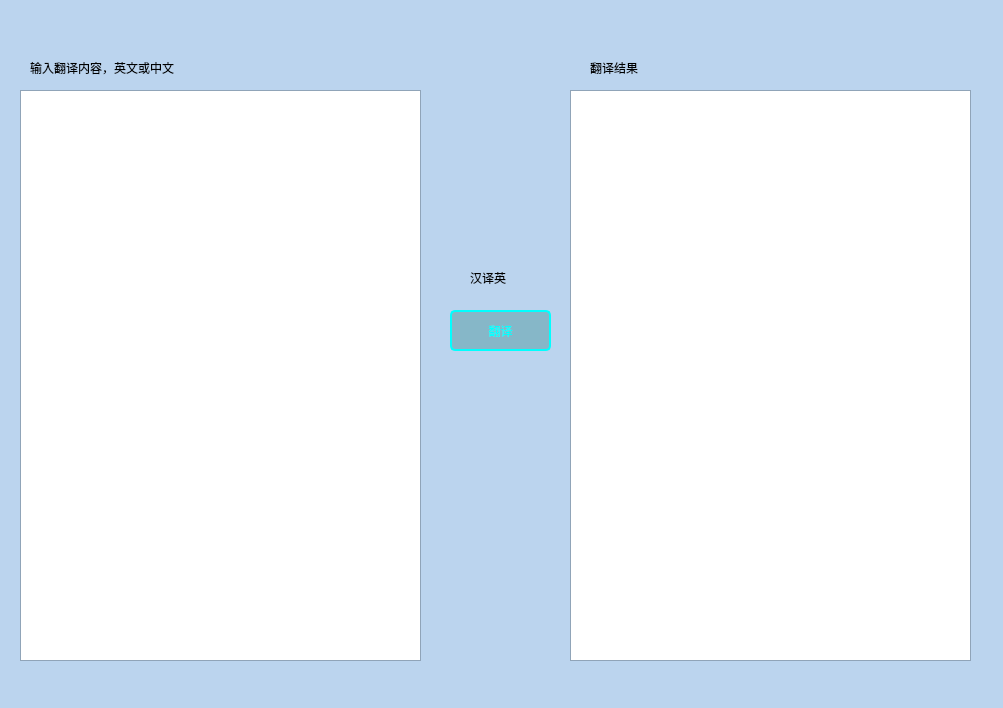
<?xml version="1.0" encoding="UTF-8"?>
<ui version="4.0">
 <class>Dialog</class>
 <widget class="QDialog" name="Dialog">
  <property name="geometry">
   <rect>
    <x>0</x>
    <y>0</y>
    <width>1003</width>
    <height>708</height>
   </rect>
  </property>
  <property name="palette">
   <palette>
    <active>
     <colorrole role="WindowText">
      <brush brushstyle="SolidPattern">
       <color alpha="255">
        <red>0</red>
        <green>0</green>
        <blue>0</blue>
       </color>
      </brush>
     </colorrole>
     <colorrole role="Button">
      <brush brushstyle="SolidPattern">
       <color alpha="255">
        <red>187</red>
        <green>212</green>
        <blue>238</blue>
       </color>
      </brush>
     </colorrole>
     <colorrole role="Light">
      <brush brushstyle="SolidPattern">
       <color alpha="255">
        <red>255</red>
        <green>255</green>
        <blue>255</blue>
       </color>
      </brush>
     </colorrole>
     <colorrole role="Midlight">
      <brush brushstyle="SolidPattern">
       <color alpha="255">
        <red>221</red>
        <green>233</green>
        <blue>246</blue>
       </color>
      </brush>
     </colorrole>
     <colorrole role="Dark">
      <brush brushstyle="SolidPattern">
       <color alpha="255">
        <red>94</red>
        <green>106</green>
        <blue>119</blue>
       </color>
      </brush>
     </colorrole>
     <colorrole role="Mid">
      <brush brushstyle="SolidPattern">
       <color alpha="255">
        <red>125</red>
        <green>141</green>
        <blue>159</blue>
       </color>
      </brush>
     </colorrole>
     <colorrole role="Text">
      <brush brushstyle="SolidPattern">
       <color alpha="255">
        <red>0</red>
        <green>0</green>
        <blue>0</blue>
       </color>
      </brush>
     </colorrole>
     <colorrole role="BrightText">
      <brush brushstyle="SolidPattern">
       <color alpha="255">
        <red>255</red>
        <green>255</green>
        <blue>255</blue>
       </color>
      </brush>
     </colorrole>
     <colorrole role="ButtonText">
      <brush brushstyle="SolidPattern">
       <color alpha="255">
        <red>0</red>
        <green>0</green>
        <blue>0</blue>
       </color>
      </brush>
     </colorrole>
     <colorrole role="Base">
      <brush brushstyle="SolidPattern">
       <color alpha="255">
        <red>255</red>
        <green>255</green>
        <blue>255</blue>
       </color>
      </brush>
     </colorrole>
     <colorrole role="Window">
      <brush brushstyle="SolidPattern">
       <color alpha="255">
        <red>187</red>
        <green>212</green>
        <blue>238</blue>
       </color>
      </brush>
     </colorrole>
     <colorrole role="Shadow">
      <brush brushstyle="SolidPattern">
       <color alpha="255">
        <red>0</red>
        <green>0</green>
        <blue>0</blue>
       </color>
      </brush>
     </colorrole>
     <colorrole role="AlternateBase">
      <brush brushstyle="SolidPattern">
       <color alpha="255">
        <red>221</red>
        <green>233</green>
        <blue>246</blue>
       </color>
      </brush>
     </colorrole>
     <colorrole role="ToolTipBase">
      <brush brushstyle="SolidPattern">
       <color alpha="255">
        <red>255</red>
        <green>255</green>
        <blue>220</blue>
       </color>
      </brush>
     </colorrole>
     <colorrole role="ToolTipText">
      <brush brushstyle="SolidPattern">
       <color alpha="255">
        <red>0</red>
        <green>0</green>
        <blue>0</blue>
       </color>
      </brush>
     </colorrole>
     <colorrole role="PlaceholderText">
      <brush brushstyle="SolidPattern">
       <color alpha="128">
        <red>0</red>
        <green>0</green>
        <blue>0</blue>
       </color>
      </brush>
     </colorrole>
    </active>
    <inactive>
     <colorrole role="WindowText">
      <brush brushstyle="SolidPattern">
       <color alpha="255">
        <red>0</red>
        <green>0</green>
        <blue>0</blue>
       </color>
      </brush>
     </colorrole>
     <colorrole role="Button">
      <brush brushstyle="SolidPattern">
       <color alpha="255">
        <red>187</red>
        <green>212</green>
        <blue>238</blue>
       </color>
      </brush>
     </colorrole>
     <colorrole role="Light">
      <brush brushstyle="SolidPattern">
       <color alpha="255">
        <red>255</red>
        <green>255</green>
        <blue>255</blue>
       </color>
      </brush>
     </colorrole>
     <colorrole role="Midlight">
      <brush brushstyle="SolidPattern">
       <color alpha="255">
        <red>221</red>
        <green>233</green>
        <blue>246</blue>
       </color>
      </brush>
     </colorrole>
     <colorrole role="Dark">
      <brush brushstyle="SolidPattern">
       <color alpha="255">
        <red>94</red>
        <green>106</green>
        <blue>119</blue>
       </color>
      </brush>
     </colorrole>
     <colorrole role="Mid">
      <brush brushstyle="SolidPattern">
       <color alpha="255">
        <red>125</red>
        <green>141</green>
        <blue>159</blue>
       </color>
      </brush>
     </colorrole>
     <colorrole role="Text">
      <brush brushstyle="SolidPattern">
       <color alpha="255">
        <red>0</red>
        <green>0</green>
        <blue>0</blue>
       </color>
      </brush>
     </colorrole>
     <colorrole role="BrightText">
      <brush brushstyle="SolidPattern">
       <color alpha="255">
        <red>255</red>
        <green>255</green>
        <blue>255</blue>
       </color>
      </brush>
     </colorrole>
     <colorrole role="ButtonText">
      <brush brushstyle="SolidPattern">
       <color alpha="255">
        <red>0</red>
        <green>0</green>
        <blue>0</blue>
       </color>
      </brush>
     </colorrole>
     <colorrole role="Base">
      <brush brushstyle="SolidPattern">
       <color alpha="255">
        <red>255</red>
        <green>255</green>
        <blue>255</blue>
       </color>
      </brush>
     </colorrole>
     <colorrole role="Window">
      <brush brushstyle="SolidPattern">
       <color alpha="255">
        <red>187</red>
        <green>212</green>
        <blue>238</blue>
       </color>
      </brush>
     </colorrole>
     <colorrole role="Shadow">
      <brush brushstyle="SolidPattern">
       <color alpha="255">
        <red>0</red>
        <green>0</green>
        <blue>0</blue>
       </color>
      </brush>
     </colorrole>
     <colorrole role="AlternateBase">
      <brush brushstyle="SolidPattern">
       <color alpha="255">
        <red>221</red>
        <green>233</green>
        <blue>246</blue>
       </color>
      </brush>
     </colorrole>
     <colorrole role="ToolTipBase">
      <brush brushstyle="SolidPattern">
       <color alpha="255">
        <red>255</red>
        <green>255</green>
        <blue>220</blue>
       </color>
      </brush>
     </colorrole>
     <colorrole role="ToolTipText">
      <brush brushstyle="SolidPattern">
       <color alpha="255">
        <red>0</red>
        <green>0</green>
        <blue>0</blue>
       </color>
      </brush>
     </colorrole>
     <colorrole role="PlaceholderText">
      <brush brushstyle="SolidPattern">
       <color alpha="128">
        <red>0</red>
        <green>0</green>
        <blue>0</blue>
       </color>
      </brush>
     </colorrole>
    </inactive>
    <disabled>
     <colorrole role="WindowText">
      <brush brushstyle="SolidPattern">
       <color alpha="255">
        <red>94</red>
        <green>106</green>
        <blue>119</blue>
       </color>
      </brush>
     </colorrole>
     <colorrole role="Button">
      <brush brushstyle="SolidPattern">
       <color alpha="255">
        <red>187</red>
        <green>212</green>
        <blue>238</blue>
       </color>
      </brush>
     </colorrole>
     <colorrole role="Light">
      <brush brushstyle="SolidPattern">
       <color alpha="255">
        <red>255</red>
        <green>255</green>
        <blue>255</blue>
       </color>
      </brush>
     </colorrole>
     <colorrole role="Midlight">
      <brush brushstyle="SolidPattern">
       <color alpha="255">
        <red>221</red>
        <green>233</green>
        <blue>246</blue>
       </color>
      </brush>
     </colorrole>
     <colorrole role="Dark">
      <brush brushstyle="SolidPattern">
       <color alpha="255">
        <red>94</red>
        <green>106</green>
        <blue>119</blue>
       </color>
      </brush>
     </colorrole>
     <colorrole role="Mid">
      <brush brushstyle="SolidPattern">
       <color alpha="255">
        <red>125</red>
        <green>141</green>
        <blue>159</blue>
       </color>
      </brush>
     </colorrole>
     <colorrole role="Text">
      <brush brushstyle="SolidPattern">
       <color alpha="255">
        <red>94</red>
        <green>106</green>
        <blue>119</blue>
       </color>
      </brush>
     </colorrole>
     <colorrole role="BrightText">
      <brush brushstyle="SolidPattern">
       <color alpha="255">
        <red>255</red>
        <green>255</green>
        <blue>255</blue>
       </color>
      </brush>
     </colorrole>
     <colorrole role="ButtonText">
      <brush brushstyle="SolidPattern">
       <color alpha="255">
        <red>94</red>
        <green>106</green>
        <blue>119</blue>
       </color>
      </brush>
     </colorrole>
     <colorrole role="Base">
      <brush brushstyle="SolidPattern">
       <color alpha="255">
        <red>187</red>
        <green>212</green>
        <blue>238</blue>
       </color>
      </brush>
     </colorrole>
     <colorrole role="Window">
      <brush brushstyle="SolidPattern">
       <color alpha="255">
        <red>187</red>
        <green>212</green>
        <blue>238</blue>
       </color>
      </brush>
     </colorrole>
     <colorrole role="Shadow">
      <brush brushstyle="SolidPattern">
       <color alpha="255">
        <red>0</red>
        <green>0</green>
        <blue>0</blue>
       </color>
      </brush>
     </colorrole>
     <colorrole role="AlternateBase">
      <brush brushstyle="SolidPattern">
       <color alpha="255">
        <red>187</red>
        <green>212</green>
        <blue>238</blue>
       </color>
      </brush>
     </colorrole>
     <colorrole role="ToolTipBase">
      <brush brushstyle="SolidPattern">
       <color alpha="255">
        <red>255</red>
        <green>255</green>
        <blue>220</blue>
       </color>
      </brush>
     </colorrole>
     <colorrole role="ToolTipText">
      <brush brushstyle="SolidPattern">
       <color alpha="255">
        <red>0</red>
        <green>0</green>
        <blue>0</blue>
       </color>
      </brush>
     </colorrole>
     <colorrole role="PlaceholderText">
      <brush brushstyle="SolidPattern">
       <color alpha="128">
        <red>0</red>
        <green>0</green>
        <blue>0</blue>
       </color>
      </brush>
     </colorrole>
    </disabled>
   </palette>
  </property>
  <property name="mouseTracking">
   <bool>false</bool>
  </property>
  <property name="tabletTracking">
   <bool>false</bool>
  </property>
  <property name="windowTitle">
   <string>Dialog</string>
  </property>
  <widget class="QPushButton" name="btn_translate">
   <property name="geometry">
    <rect>
     <x>450</x>
     <y>310</y>
     <width>101</width>
     <height>41</height>
    </rect>
   </property>
   <property name="styleSheet">
    <string notr="true">
QPushButton
{
    background-color: rgb(134,183,200);
    border:2px solid rgb(0,255,255);
    border-radius:5px;
    
	
	color: rgb(0, 255, 255);
}


QPushButton:hover
{
    background-color: rgb(0,130,150);
    border:2px solid #5F92B2;
    border-radius:5px;
    color:white;
}

QPushButton:hover:pressed
{
    background-color:rgb(85,170,255);
    border:2px solid #3C80B1;
    border-radius:5px;
    color:white;
}</string>
   </property>
   <property name="text">
    <string>翻译</string>
   </property>
  </widget>
  <widget class="QLabel" name="label">
   <property name="geometry">
    <rect>
     <x>30</x>
     <y>60</y>
     <width>331</width>
     <height>16</height>
    </rect>
   </property>
   <property name="text">
    <string>输入翻译内容，英文或中文</string>
   </property>
  </widget>
  <widget class="QLabel" name="label_2">
   <property name="geometry">
    <rect>
     <x>470</x>
     <y>270</y>
     <width>101</width>
     <height>16</height>
    </rect>
   </property>
   <property name="text">
    <string>汉译英</string>
   </property>
  </widget>
  <widget class="QTextEdit" name="edit_chinese">
   <property name="enabled">
    <bool>true</bool>
   </property>
   <property name="geometry">
    <rect>
     <x>20</x>
     <y>90</y>
     <width>401</width>
     <height>571</height>
    </rect>
   </property>
  </widget>
  <widget class="QTextEdit" name="edit_english">
   <property name="enabled">
    <bool>true</bool>
   </property>
   <property name="geometry">
    <rect>
     <x>570</x>
     <y>90</y>
     <width>401</width>
     <height>571</height>
    </rect>
   </property>
  </widget>
  <widget class="QLabel" name="label_3">
   <property name="geometry">
    <rect>
     <x>590</x>
     <y>60</y>
     <width>72</width>
     <height>15</height>
    </rect>
   </property>
   <property name="text">
    <string>翻译结果</string>
   </property>
  </widget>
 </widget>
 <resources/>
 <connections/>
</ui>
